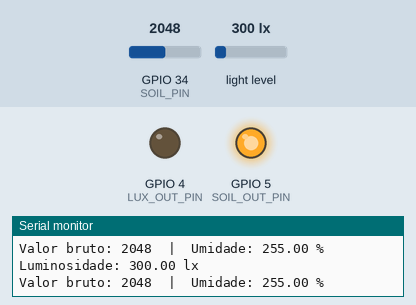
Recording of a sketch running on a simulated ESP32. Shown: output pins drawn as LEDs (lit = HIGH), the last lines printed to the serial monitor. The test bench sets the inputs (shaded band); at power-on: light level 300 lx, GPIO 34 (SOIL_PIN) = 2048.

Above: at 1.3 s.
1.4 s: light level set to 40 lx
At 2.2 s:
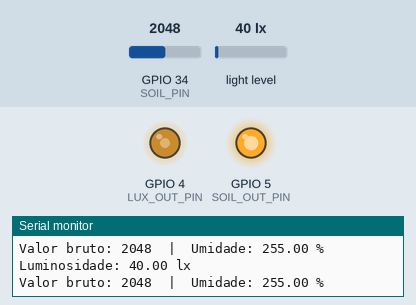
3.0 s: GPIO 34 (SOIL_PIN) set to 3603
At 3.5 s:
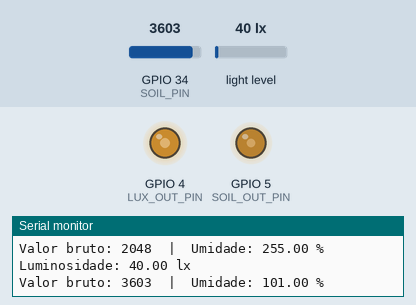
4.5 s: light level set to 500 lx
At 4.8 s:
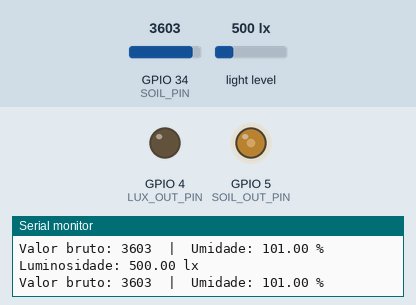
6.0 s: GPIO 34 (SOIL_PIN) set to 4095
At 7.2 s:
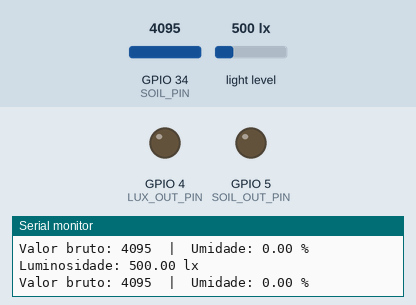
7.5 s: GPIO 34 (SOIL_PIN) set to 2866
At 8.5 s:
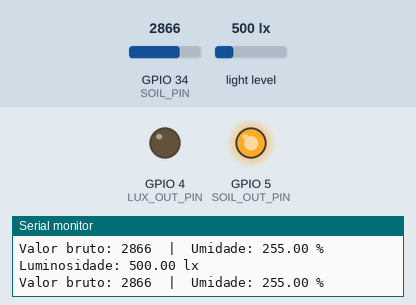
9.0 s: light level set to 40 lx
At 9.8 s:
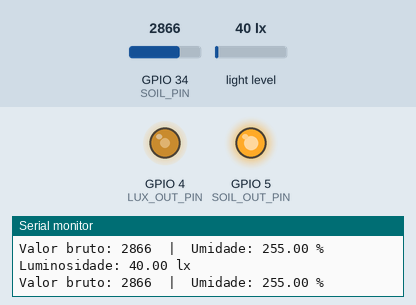
Timing chart, 0 to 11.5 s (numbered marks = the images above; inputs shaded):
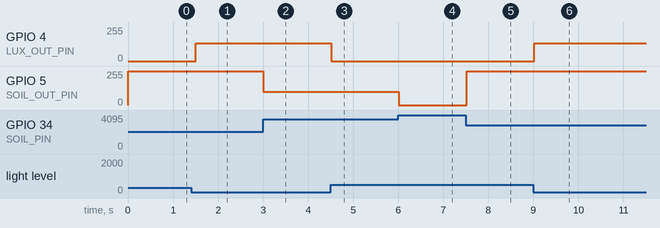

The sketch:

integracao.ino
```cpp
#include <Wire.h>
#include <BH1750.h>

BH1750 lightMeter;

// Valores de calibração - AJUSTE ESTES VALORES!
const int DRY_VALUE = 4000;    // Valor no ar seco
const int WET_VALUE = 3000;    // Valor na água (precisa calibrar!)

const int LUX_VALUE = 85;

// Pino do LED (use um pino que suporte PWM - GPIO 2, 4, 5, 12-19, 21-23, 25-27, 32-33)
#define LUX_OUT_PIN 4
#define SOIL_OUT_PIN 5
#define SOIL_PIN 34

void setup() {
  Serial.begin(115200);

  // Inicializa I2C e sensor
  Wire.begin(21, 22);  // SDA = 21, SCL = 22

  // Configura o pino do LED como saída
  pinMode(LUX_OUT_PIN, OUTPUT);
  pinMode(SOIL_OUT_PIN, OUTPUT);

  lightMeter.begin(BH1750::CONTINUOUS_HIGH_RES_MODE);
}

void loop() {
  lux();
  umidade();

  delay(500);
}

void lux(){
  float lux = lightMeter.readLightLevel();

  Serial.print("Luminosidade: ");
  Serial.print(lux);
  Serial.println(" lx");

  // Converte lux (quanto mais escuro, mais brilho no LED)
  float luxLimitado = constrain(lux, 0, LUX_VALUE);

  // Converte 0–500 lux em 255–0 (inverso: menos luz → mais brilho)
  int brilho = map(luxLimitado, 0, LUX_VALUE, 255, 0);

  // Define o brilho PWM usando analogWrite
  analogWrite(LUX_OUT_PIN, brilho);
}

void umidade(){
  int value = analogRead(SOIL_PIN);

  // Mapeamento com calibração
  float humidity = map(value, DRY_VALUE, WET_VALUE, 0, 255);
  humidity = constrain(humidity, 0, 255);  // Limita entre 0% e 100%

  Serial.print("Valor bruto: ");
  Serial.print(value);
  Serial.print("  |  Umidade: ");
  Serial.print(humidity);
  Serial.println(" %");

  analogWrite(SOIL_OUT_PIN, humidity);
}
```

Measured:
- after the input at 1.4 s, GPIO 4 (LUX_OUT_PIN): 0/255 → 135/255 after 0.10 s
- after the input at 3.0 s, GPIO 5 (SOIL_OUT_PIN): 255/255 → 101/255 at once
- after the input at 4.5 s, GPIO 4 (LUX_OUT_PIN): 135/255 → 0/255 at once
- after the input at 6.0 s, GPIO 5 (SOIL_OUT_PIN): 101/255 → 0/255 at once
- after the input at 7.5 s, GPIO 5 (SOIL_OUT_PIN): 0/255 → 255/255 at once
- after the input at 9.0 s, GPIO 4 (LUX_OUT_PIN): 0/255 → 135/255 at once
